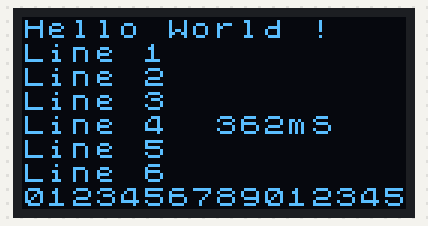
The sketch below on a simulated Arduino Uno, built with avr-gcc and run on an emulated ATmega328P. Parts: 128×64 one-colour display. What the sketch prints to the serial monitor is not drawn.

Above: at 0.5 s.
At 33.9 s:
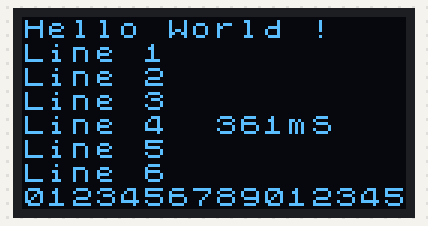

The sketch:

9_SSD1306_SH1106_OLED_Checker.ino
```cpp
// (licence header left out)
/*******************************************************************************************************
  Program Operation - This program is a simple test program for the SSD1306 and SH1106 OLEDs. The program
  prints a short message on each line, pauses, clears the screen, turns off the screen, waits a while and
  starts again.

  OLED address defaults to 0x3C.

  Screen write on XIAO SAMD21 87mS.

  Serial monitor baud rate is set at 115200.
*******************************************************************************************************/

#include <U8x8lib.h>                                        //get library here >  https://github.com/olikraus/u8g2

//Important - select the type of OLED here
//U8X8_SSD1306_128X64_NONAME_HW_I2C disp(U8X8_PIN_NONE);    //use this line for standard 0.96" SSD1306
U8X8_SH1106_128X64_NONAME_HW_I2C disp(U8X8_PIN_NONE);       //use this line for the SH1106 1.3" OLED often sold as 1.3" SSD1306

#define DEFAULTFONT u8x8_font_chroma48medium8_r             //font for U8X8 Library

uint16_t writecount;
uint32_t startwritemS, endwritemS, timemS;


void loop()
{
  writecount++;
  Serial.print(writecount);
  Serial.print(F(" Writing to display"));

  startwritemS = millis();
  disp.clear();
  screen1();
  endwritemS = millis();
  timemS = endwritemS - startwritemS;
  disp.setCursor(8, 4);
  disp.print(timemS);
  disp.print(F("mS"));

  Serial.print(F(" - done "));
  Serial.print(timemS);
  Serial.println(F("mS"));

  delay(2000);
}


void screen1()
{
  disp.setCursor(0, 0);
  disp.print(F("Hello World !"));
  disp.setCursor(0, 1);
  disp.print(F("Line 1"));
  disp.setCursor(0, 2);
  disp.print(F("Line 2"));
  disp.setCursor(0, 3);
  disp.print(F("Line 3"));
  disp.setCursor(0, 4);
  disp.print(F("Line 4"));
  disp.setCursor(0, 5);
  disp.print(F("Line 5"));
  disp.setCursor(0, 6);
  disp.print(F("Line 6"));
  disp.setCursor(0, 7);
  disp.print(F("0123456789012345"));                         //display is 8 lines x 16 charaters when using the
}


void setup()
{
  Serial.begin(115200);
  Serial.println(F("9_SSD1306_SH1106_OLED_Checker"));
  Serial.println();
  disp.begin();
  disp.setFont(DEFAULTFONT);
}
```

Measured:
- what the display in image 0 shows lasts 2.0 s, from 0.4 s to 2.4 s
